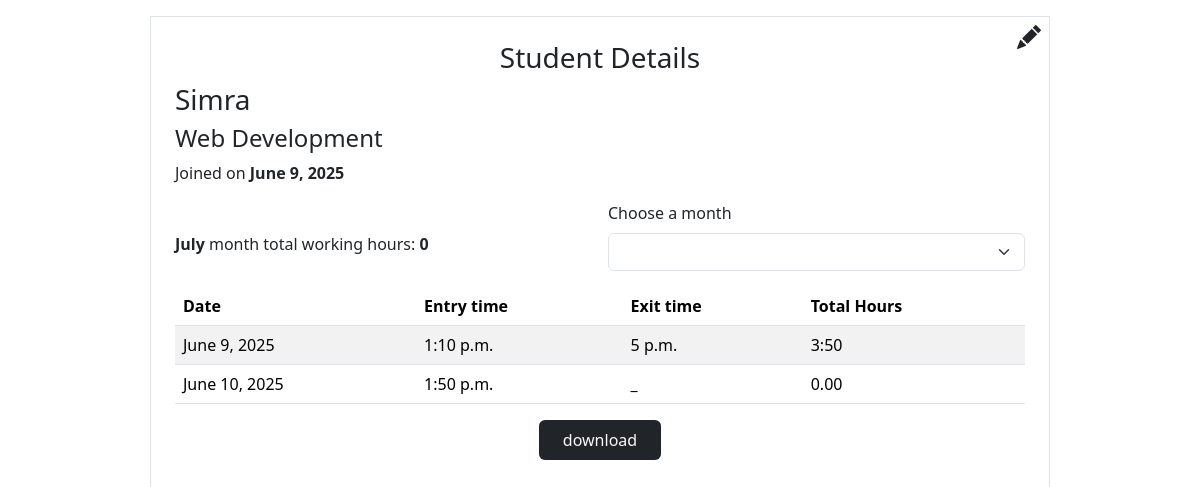
/student_details/4 (signed in), run on the app's committed database.
### app/models.py (models this page shows, shortened)
class Student(models.Model):
    course_choices=[('Web Development' , 'Web Development'),
                    ('Graphic Designer' , 'Graphic Designer'),
                    ('Digital Marketing', 'Digital Marketing')]
    student_id=models.CharField(max_length=20, unique=True)
    name=models.CharField(max_length=30)
    join_date=models.DateField(null=True)
    course=models.CharField(choices=course_choices, max_length=50)
    def get_monthly_hours(self, month, year):
        total_hours=Attendance.objects.filter(
            student=self,
            date__month=month,
            date__year=year
        ).aggregate(total= Sum ('daily_hours'))['total']or 0
        return round(total_hours,2)

class Attendance(models.Model):
    student=models.ForeignKey(Student, on_delete=models.CASCADE)
    date=models.DateField()
    entry_time=models.TimeField(null=True,  blank=True)
    exit_time=models.TimeField(null=True, blank=True)
    daily_hours=models.CharField(max_length=5, default='0:00')
    total_hours=models.FloatField(default=0)
    class Meta:
        unique_together=('student','date')
    def __str__(self):
        return f'{self.student.name}: {self.date}'

### app/views.py (the view)
# urls.py: path('student_details/<int:id>', views.student_details,  name='student_details'),
@login_required
def student_details(request,id):
    student=get_object_or_404(Student,id=id)
    months=list(calendar.month_name)
    date=datetime.today()
    month=date.strftime('%B')
    monthly_hour=student.get_monthly_hours(date.month, date.year)
    print(monthly_hour)
    selected_month=request.GET.get('month')
    if selected_month and selected_month in months:
        month_number=months.index(selected_month)
        attendance=Attendance.objects.filter(student=student,
                                         date__month=month_number)
        monthly_hour=student.get_monthly_hours(month_number,date.year)
        month=selected_month
    else:
        attendance=Attendance.objects.filter(student=student)
        print(attendance)
    return render(request, 'student_details.html', locals())

### templates/student_details.html (shortened to what this page needs)
{% extends "base.html" %}
{% block content %}
<div class="d-flex justify-content-center align-item-center h-100">
  <div class="w-75 m-3 border p-4 position-relative">
    <div>
      <h3 class="text-center">Student Details</h3>
      <a href="{% url 'edit_student' student.id %}" class='position-absolute top-0 end-0 m-2 text-dark fs-4 '><i
          class="bi bi-pencil-fill "></i>
      </a>
      <h3 class="">{{student.name}}</h3>
      <h4>{{student.course}}</h4>
      <p>Joined on <strong>{{student.join_date}}</strong></p>
      <div class="d-flex flex-column flex-md-row align-items-center gap-3">
        <p class="w-100 w-md-50 mb-0">
          <strong>{{ month }}</strong> month total working hours:
          <strong>{{ monthly_hour }}</strong>
        </p>
        <div class="w-100 w-md-50">
          <form method="get">
            <label class="form-label" for="month-select">Choose a month</label>
            <select id="month-select" name="month" class="form-select" onchange="this.form.submit()">
              {% for name in months %}
              <option value="{{name}}" {% if name == selected_month %} selected {% endif %}>{{ name }}</option>
              {% endfor %}
            </select>
          </form>
        </div>
      </div>
      {% if attendance %}
      <table class="table table-striped">
        <thead>
          <tr>
            <th>Date</th>
            <th>Entry time</th>
            <th>Exit time</th>
            <th>Total Hours</th>
          </tr>
        </thead>
        <tbody>
          {% for i in attendance %}
          <tr>
            <td>{{i.date}}</td>
            <td>{{i.entry_time}}</td>
            <td> {%if i.exit_time is None %} _ {% else %}{{i.exit_time}} {% endif %}</td>
            <td>{{i.daily_hours}}</td>
          </tr>
          {% endfor %}
        </tbody>
      </table>
      {% else %}
      <h3 class="text-center mt-5">Attendance are not updated yet</h3>
      {% endif %}
    </div>
    <div class="text-center">
    <button class="border border-0 p-2 px-4 text-light bg-dark rounded">download</button>
    </div>
  </div>
  {% endblock %}

### data on the page
Student: name "Simra", course "Web Development", join_date "June 9, 2025"
Attendance: date "June 9, 2025", entry_time "1:10 p.m.", exit_time "5 p.m.", daily_hours "3:50"
Attendance: date "June 10, 2025", entry_time "1:50 p.m.", daily_hours "0.00"

### other printed values
{{ monthly_hour }} "0"
